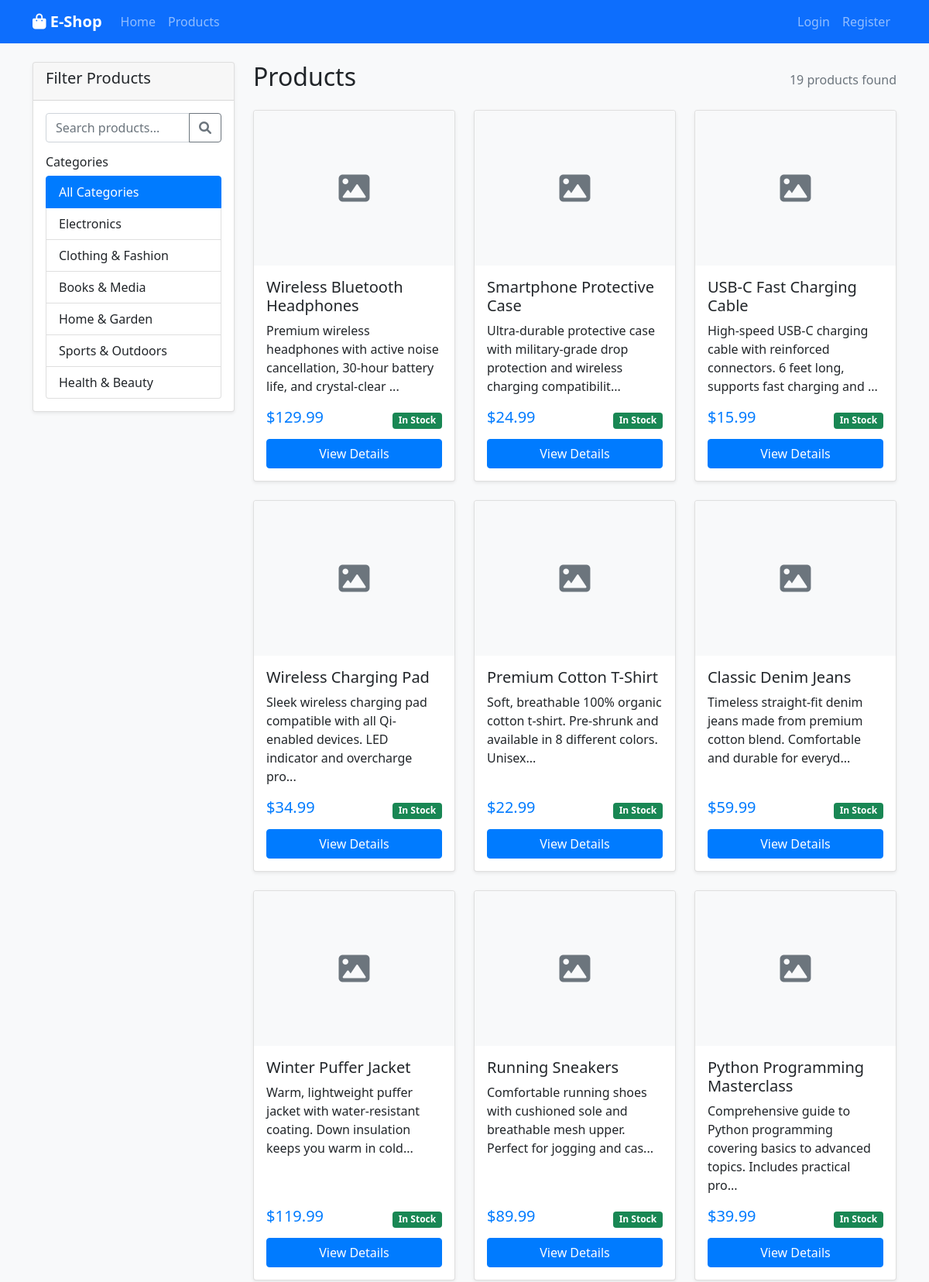
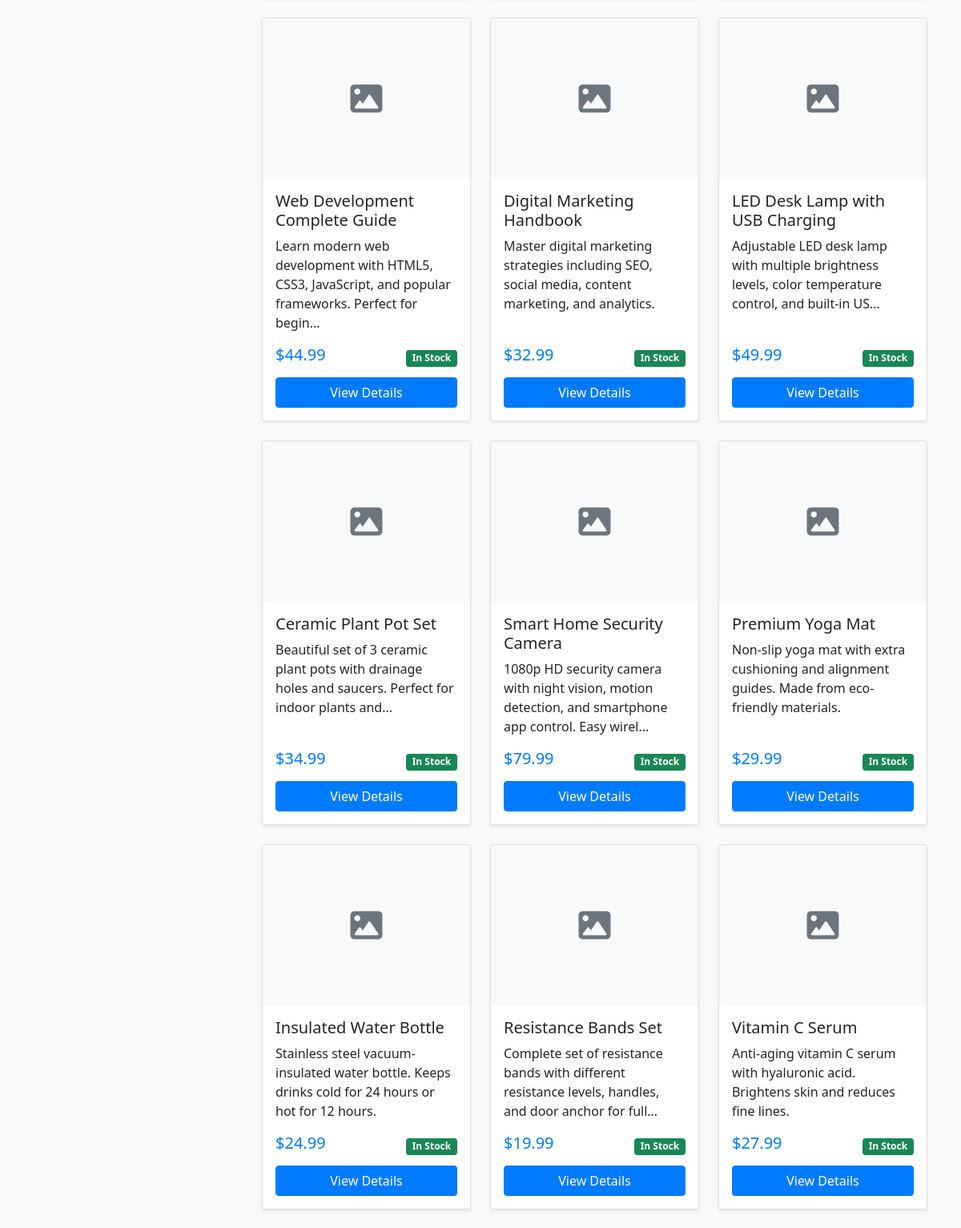
Page /products (upper part) on the committed database (2 pictures, top to bottom).
### models.py (models this page shows, shortened)
class Category(db.Model):
    id = db.Column(db.Integer, primary_key=True)
    name = db.Column(db.String(100), nullable=False, unique=True)
    description = db.Column(db.Text)
    products = db.relationship('Product', backref='category', lazy=True)

class Product(db.Model):
    id = db.Column(db.Integer, primary_key=True)
    name = db.Column(db.String(100), nullable=False)
    description = db.Column(db.Text)
    price = db.Column(db.Numeric(10, 2), nullable=False)
    stock_quantity = db.Column(db.Integer, nullable=False, default=0)
    image_filename = db.Column(db.String(100))
    category_id = db.Column(db.Integer, db.ForeignKey('category.id'), nullable=False)
    created_at = db.Column(db.DateTime, default=datetime.utcnow)
    is_active = db.Column(db.Boolean, default=True)
    cart_items = db.relationship('CartItem', backref='product', lazy=True)
    order_items = db.relationship('OrderItem', backref='product', lazy=True)

### app.py (the view)
@app.route('/products')
def products():
    category_id = request.args.get('category', type=int)
    search = request.args.get('search', '').strip()
    query = Product.query.filter_by(is_active=True)
    if category_id:
        query = query.filter_by(category_id=category_id)
    if search:
        query = query.filter(Product.name.contains(search) | Product.description.contains(search))
    products = query.all()
    categories = Category.query.all()
    return render_template('products.html', products=products, categories=categories)

### templates/products.html (shortened to what this page needs)
{% extends "base.html" %}
{% block content %}
<div class="row">
    <div class="col-md-3">
        <div class="card">
            <div class="card-header">
                <h5>Filter Products</h5>
            </div>
            <div class="card-body">
                <form method="GET" class="mb-3">
                    <div class="input-group">
                        <input type="text" class="form-control" name="search" placeholder="Search products..."
                               value="{{ request.args.get('search', '') }}">
                        <button class="btn btn-outline-secondary" type="submit">
                            <i class="fas fa-search"></i>
                        </button>
                    </div>
                </form>
                <h6>Categories</h6>
                <div class="list-group">
                    <a href="{{ url_for('products') }}" class="list-group-item list-group-item-action
                       {% if not request.args.get('category') %}active{% endif %}">
                        All Categories
                    </a>
                    {% for category in categories %}
                    <a href="{{ url_for('products', category=category.id) }}"
                       class="list-group-item list-group-item-action
                       {% if request.args.get('category')|int == category.id %}active{% endif %}">
                        {{ category.name }}
                    </a>
                    {% endfor %}
                </div>
            </div>
        </div>
    </div>
    <div class="col-md-9">
        <div class="d-flex justify-content-between align-items-center mb-3">
            <h2>Products</h2>
            <span class="text-muted">{{ products|length }} products found</span>
        </div>
        <div class="row">
            {% for product in products %}
            <div class="col-md-4 mb-4">
                <div class="card h-100">
                    {% if product.image_filename %}
                    <img src="{{ url_for('static', filename='uploads/' + product.image_filename) }}"
                         class="card-img-top" alt="{{ product.name }}" style="height: 200px; object-fit: cover;">
                    {% else %}
                    <div class="card-img-top bg-light d-flex align-items-center justify-content-center" style="height: 200px;">
                        <i class="fas fa-image fa-3x text-muted"></i>
                    </div>
                    {% endif %}
                    <div class="card-body d-flex flex-column">
                        <h5 class="card-title">{{ product.name }}</h5>
                        <p class="card-text">{{ product.description[:100] }}{% if product.description|length > 100 %}...{% endif %}</p>
                        <div class="mt-auto">
                            <div class="d-flex justify-content-between align-items-center">
                                <span class="h5 text-primary">${{ "%.2f"|format(product.price) }}</span>
                                {% if product.stock_quantity > 0 %}
                                    <span class="badge bg-success">In Stock</span>
                                {% else %}
                                    <span class="badge bg-danger">Out of Stock</span>
                                {% endif %}
                            </div>
                            <div class="mt-2">
                                <a href="{{ url_for('product_detail', product_id=product.id) }}"
                                   class="btn btn-primary w-100">View Details</a>
                            </div>
                        </div>
                    </div>
                </div>
            </div>
            {% endfor %}
        </div>
    </div>
</div>
{% endblock %}

### static/css/style.css (style rules this page uses)
body { background-color: #f8f9fa; }
.card { box-shadow: 0 0.125rem 0.25rem rgba(0, 0, 0, 0.075); border: 1px solid rgba(0, 0, 0, 0.125); }
.btn-primary { background-color: #007bff; border-color: #007bff; }
.text-primary { color: #007bff !important; }
.badge { font-size: 0.75em; }
.list-group-item.active { background-color: #007bff; border-color: #007bff; }
.card .fa-3x { font-size: 2.5rem; }

### rows in the picture
Category: name "Electronics"
Category: name "Clothing & Fashion"
Category: name "Books & Media"
Category: name "Home & Garden"
Category: name "Sports & Outdoors"
Category: name "Health & Beauty"
Product: name "Wireless Bluetooth Headphones", description "Premium wireless headphones with active noise cancellation, 30-hour battery life, and crystal-clear", price "129.99", stock_quantity "In Stock"
Product: name "Smartphone Protective Case", description "Ultra-durable protective case with military-grade drop protection and wireless charging compatibilit", price "24.99", stock_quantity "In Stock"
Product: name "USB-C Fast Charging Cable", description "High-speed USB-C charging cable with reinforced connectors. 6 feet long, supports fast charging and", price "15.99", stock_quantity "In Stock"
Product: name "Wireless Charging Pad", description "Sleek wireless charging pad compatible with all Qi-enabled devices. LED indicator and overcharge pro", price "34.99", stock_quantity "In Stock"
Product: name "Premium Cotton T-Shirt", description "Soft, breathable 100% organic cotton t-shirt. Pre-shrunk and available in 8 different colors. Unisex", price "22.99", stock_quantity "In Stock"
Product: name "Classic Denim Jeans", description "Timeless straight-fit denim jeans made from premium cotton blend. Comfortable and durable for everyd", price "59.99", stock_quantity "In Stock"
Product: name "Winter Puffer Jacket", description "Warm, lightweight puffer jacket with water-resistant coating. Down insulation keeps you warm in cold", price "119.99", stock_quantity "In Stock"
Product: name "Running Sneakers", description "Comfortable running shoes with cushioned sole and breathable mesh upper. Perfect for jogging and cas", price "89.99", stock_quantity "In Stock"
Product: name "Python Programming Masterclass", description "Comprehensive guide to Python programming covering basics to advanced topics. Includes practical pro", price "39.99", stock_quantity "In Stock"
Product: name "Web Development Complete Guide", description "Learn modern web development with HTML5, CSS3, JavaScript, and popular frameworks. Perfect for begin", price "44.99", stock_quantity "In Stock"
Product: name "Digital Marketing Handbook", description "Master digital marketing strategies including SEO, social media, content marketing, and analytics.", price "32.99", stock_quantity "In Stock"
Product: name "LED Desk Lamp with USB Charging", description "Adjustable LED desk lamp with multiple brightness levels, color temperature control, and built-in US", price "49.99", stock_quantity "In Stock"
Product: name "Ceramic Plant Pot Set", description "Beautiful set of 3 ceramic plant pots with drainage holes and saucers. Perfect for indoor plants and", price "34.99", stock_quantity "In Stock"
Product: name "Smart Home Security Camera", description "1080p HD security camera with night vision, motion detection, and smartphone app control. Easy wirel", price "79.99", stock_quantity "In Stock"
Product: name "Premium Yoga Mat", description "Non-slip yoga mat with extra cushioning and alignment guides. Made from eco-friendly materials.", price "29.99", stock_quantity "In Stock"
Product: name "Insulated Water Bottle", description "Stainless steel vacuum-insulated water bottle. Keeps drinks cold for 24 hours or hot for 12 hours.", price "24.99", stock_quantity "In Stock"
Product: name "Resistance Bands Set", description "Complete set of resistance bands with different resistance levels, handles, and door anchor for full", price "19.99", stock_quantity "In Stock"
Product: name "Vitamin C Serum", description "Anti-aging vitamin C serum with hyaluronic acid. Brightens skin and reduces fine lines.", price "27.99", stock_quantity "In Stock"

### other values in the picture
{{ products|length }} "19"
